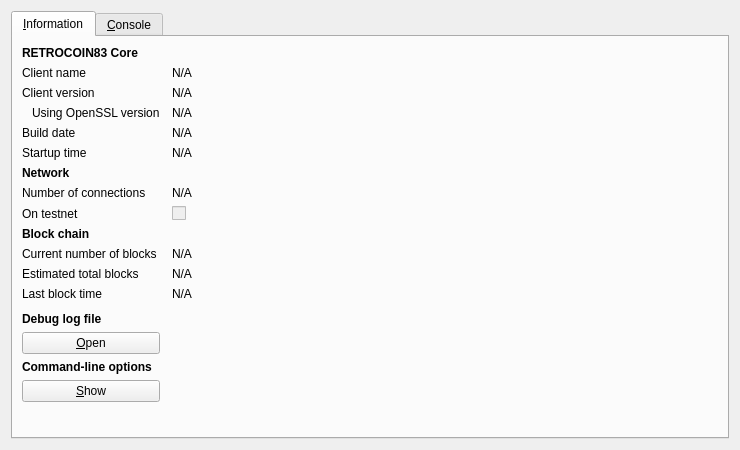
<?xml version="1.0" encoding="UTF-8"?>
<ui version="4.0">
 <class>RPCConsole</class>
 <widget class="QDialog" name="RPCConsole">
  <property name="geometry">
   <rect>
    <x>0</x>
    <y>0</y>
    <width>740</width>
    <height>450</height>
   </rect>
  </property>
  <property name="windowTitle">
   <string>RETROCOIN83 - Debug window</string>
  </property>
  <layout class="QVBoxLayout" name="verticalLayout_2">
   <item>
    <widget class="QTabWidget" name="tabWidget">
     <property name="currentIndex">
      <number>0</number>
     </property>
     <widget class="QWidget" name="tab_info">
      <attribute name="title">
       <string>&amp;Information</string>
      </attribute>
      <layout class="QGridLayout" name="gridLayout" columnstretch="0,1">
       <property name="horizontalSpacing">
        <number>12</number>
       </property>
       <item row="0" column="0">
        <widget class="QLabel" name="label_9">
         <property name="font">
          <font>
           <weight>75</weight>
           <bold>true</bold>
          </font>
         </property>
         <property name="text">
          <string>RETROCOIN83 Core</string>
         </property>
        </widget>
       </item>
       <item row="1" column="0">
        <widget class="QLabel" name="label_5">
         <property name="text">
          <string>Client name</string>
         </property>
        </widget>
       </item>
       <item row="1" column="1">
        <widget class="QLabel" name="clientName">
         <property name="cursor">
          <cursorShape>IBeamCursor</cursorShape>
         </property>
         <property name="text">
          <string>N/A</string>
         </property>
         <property name="textFormat">
          <enum>Qt::PlainText</enum>
         </property>
         <property name="textInteractionFlags">
          <set>Qt::LinksAccessibleByMouse|Qt::TextSelectableByKeyboard|Qt::TextSelectableByMouse</set>
         </property>
        </widget>
       </item>
       <item row="2" column="0">
        <widget class="QLabel" name="label_6">
         <property name="text">
          <string>Client version</string>
         </property>
        </widget>
       </item>
       <item row="2" column="1">
        <widget class="QLabel" name="clientVersion">
         <property name="cursor">
          <cursorShape>IBeamCursor</cursorShape>
         </property>
         <property name="text">
          <string>N/A</string>
         </property>
         <property name="textFormat">
          <enum>Qt::PlainText</enum>
         </property>
         <property name="textInteractionFlags">
          <set>Qt::LinksAccessibleByMouse|Qt::TextSelectableByKeyboard|Qt::TextSelectableByMouse</set>
         </property>
        </widget>
       </item>
       <item row="3" column="0">
        <widget class="QLabel" name="label_14">
         <property name="text">
          <string>Using OpenSSL version</string>
         </property>
         <property name="indent">
          <number>10</number>
         </property>
        </widget>
       </item>
       <item row="3" column="1">
        <widget class="QLabel" name="openSSLVersion">
         <property name="cursor">
          <cursorShape>IBeamCursor</cursorShape>
         </property>
         <property name="text">
          <string>N/A</string>
         </property>
         <property name="textFormat">
          <enum>Qt::PlainText</enum>
         </property>
         <property name="textInteractionFlags">
          <set>Qt::LinksAccessibleByMouse|Qt::TextSelectableByKeyboard|Qt::TextSelectableByMouse</set>
         </property>
        </widget>
       </item>
       <item row="4" column="0">
        <widget class="QLabel" name="label_12">
         <property name="text">
          <string>Build date</string>
         </property>
        </widget>
       </item>
       <item row="4" column="1">
        <widget class="QLabel" name="buildDate">
         <property name="cursor">
          <cursorShape>IBeamCursor</cursorShape>
         </property>
         <property name="text">
          <string>N/A</string>
         </property>
         <property name="textFormat">
          <enum>Qt::PlainText</enum>
         </property>
         <property name="textInteractionFlags">
          <set>Qt::LinksAccessibleByMouse|Qt::TextSelectableByKeyboard|Qt::TextSelectableByMouse</set>
         </property>
        </widget>
       </item>
       <item row="5" column="0">
        <widget class="QLabel" name="label_13">
         <property name="text">
          <string>Startup time</string>
         </property>
        </widget>
       </item>
       <item row="5" column="1">
        <widget class="QLabel" name="startupTime">
         <property name="cursor">
          <cursorShape>IBeamCursor</cursorShape>
         </property>
         <property name="text">
          <string>N/A</string>
         </property>
         <property name="textFormat">
          <enum>Qt::PlainText</enum>
         </property>
         <property name="textInteractionFlags">
          <set>Qt::LinksAccessibleByMouse|Qt::TextSelectableByKeyboard|Qt::TextSelectableByMouse</set>
         </property>
        </widget>
       </item>
       <item row="6" column="0">
        <widget class="QLabel" name="label_11">
         <property name="font">
          <font>
           <weight>75</weight>
           <bold>true</bold>
          </font>
         </property>
         <property name="text">
          <string>Network</string>
         </property>
        </widget>
       </item>
       <item row="7" column="0">
        <widget class="QLabel" name="label_7">
         <property name="text">
          <string>Number of connections</string>
         </property>
        </widget>
       </item>
       <item row="7" column="1">
        <widget class="QLabel" name="numberOfConnections">
         <property name="cursor">
          <cursorShape>IBeamCursor</cursorShape>
         </property>
         <property name="text">
          <string>N/A</string>
         </property>
         <property name="textFormat">
          <enum>Qt::PlainText</enum>
         </property>
         <property name="textInteractionFlags">
          <set>Qt::LinksAccessibleByMouse|Qt::TextSelectableByKeyboard|Qt::TextSelectableByMouse</set>
         </property>
        </widget>
       </item>
       <item row="8" column="0">
        <widget class="QLabel" name="label_8">
         <property name="text">
          <string>On testnet</string>
         </property>
        </widget>
       </item>
       <item row="8" column="1">
        <widget class="QCheckBox" name="isTestNet">
         <property name="enabled">
          <bool>false</bool>
         </property>
         <property name="text">
          <string/>
         </property>
        </widget>
       </item>
       <item row="9" column="0">
        <widget class="QLabel" name="label_10">
         <property name="font">
          <font>
           <weight>75</weight>
           <bold>true</bold>
          </font>
         </property>
         <property name="text">
          <string>Block chain</string>
         </property>
        </widget>
       </item>
       <item row="10" column="0">
        <widget class="QLabel" name="label_3">
         <property name="text">
          <string>Current number of blocks</string>
         </property>
        </widget>
       </item>
       <item row="10" column="1">
        <widget class="QLabel" name="numberOfBlocks">
         <property name="cursor">
          <cursorShape>IBeamCursor</cursorShape>
         </property>
         <property name="text">
          <string>N/A</string>
         </property>
         <property name="textFormat">
          <enum>Qt::PlainText</enum>
         </property>
         <property name="textInteractionFlags">
          <set>Qt::LinksAccessibleByMouse|Qt::TextSelectableByKeyboard|Qt::TextSelectableByMouse</set>
         </property>
        </widget>
       </item>
       <item row="11" column="0">
        <widget class="QLabel" name="label_4">
         <property name="text">
          <string>Estimated total blocks</string>
         </property>
        </widget>
       </item>
       <item row="11" column="1">
        <widget class="QLabel" name="totalBlocks">
         <property name="cursor">
          <cursorShape>IBeamCursor</cursorShape>
         </property>
         <property name="text">
          <string>N/A</string>
         </property>
         <property name="textFormat">
          <enum>Qt::PlainText</enum>
         </property>
         <property name="textInteractionFlags">
          <set>Qt::LinksAccessibleByMouse|Qt::TextSelectableByKeyboard|Qt::TextSelectableByMouse</set>
         </property>
        </widget>
       </item>
       <item row="12" column="0">
        <widget class="QLabel" name="label_2">
         <property name="text">
          <string>Last block time</string>
         </property>
        </widget>
       </item>
       <item row="12" column="1">
        <widget class="QLabel" name="lastBlockTime">
         <property name="cursor">
          <cursorShape>IBeamCursor</cursorShape>
         </property>
         <property name="text">
          <string>N/A</string>
         </property>
         <property name="textFormat">
          <enum>Qt::PlainText</enum>
         </property>
         <property name="textInteractionFlags">
          <set>Qt::LinksAccessibleByMouse|Qt::TextSelectableByKeyboard|Qt::TextSelectableByMouse</set>
         </property>
        </widget>
       </item>
       <item row="13" column="0">
        <spacer name="verticalSpacer_2">
         <property name="orientation">
          <enum>Qt::Vertical</enum>
         </property>
         <property name="sizeHint" stdset="0">
          <size>
           <width>20</width>
           <height>20</height>
          </size>
         </property>
        </spacer>
       </item>
       <item row="14" column="0">
        <widget class="QLabel" name="labelDebugLogfile">
         <property name="font">
          <font>
           <weight>75</weight>
           <bold>true</bold>
          </font>
         </property>
         <property name="text">
          <string>Debug log file</string>
         </property>
        </widget>
       </item>
       <item row="15" column="0">
        <widget class="QPushButton" name="openDebugLogfileButton">
         <property name="toolTip">
          <string>Open the RETROCOIN83 debug log file from the current data directory. This can take a few seconds for large log files.</string>
         </property>
         <property name="text">
          <string>&amp;Open</string>
         </property>
         <property name="autoDefault">
          <bool>false</bool>
         </property>
        </widget>
       </item>
       <item row="16" column="0">
        <widget class="QLabel" name="labelCLOptions">
         <property name="font">
          <font>
           <weight>75</weight>
           <bold>true</bold>
          </font>
         </property>
         <property name="text">
          <string>Command-line options</string>
         </property>
        </widget>
       </item>
       <item row="17" column="0">
        <widget class="QPushButton" name="showCLOptionsButton">
         <property name="toolTip">
          <string>Show the RETROCOIN83-Qt help message to get a list with possible RETROCOIN83 command-line options.</string>
         </property>
         <property name="text">
          <string>&amp;Show</string>
         </property>
         <property name="autoDefault">
          <bool>false</bool>
         </property>
        </widget>
       </item>
       <item row="18" column="0">
        <spacer name="verticalSpacer">
         <property name="orientation">
          <enum>Qt::Vertical</enum>
         </property>
         <property name="sizeHint" stdset="0">
          <size>
           <width>20</width>
           <height>40</height>
          </size>
         </property>
        </spacer>
       </item>
      </layout>
     </widget>
     <widget class="QWidget" name="tab_console">
      <attribute name="title">
       <string>&amp;Console</string>
      </attribute>
      <layout class="QVBoxLayout" name="verticalLayout_3">
       <property name="spacing">
        <number>3</number>
       </property>
       <item>
        <widget class="QTextEdit" name="messagesWidget">
         <property name="minimumSize">
          <size>
           <width>0</width>
           <height>100</height>
          </size>
         </property>
         <property name="readOnly">
          <bool>true</bool>
         </property>
         <property name="tabKeyNavigation" stdset="0">
          <bool>false</bool>
         </property>
         <property name="columnCount" stdset="0">
          <number>2</number>
         </property>
        </widget>
       </item>
       <item>
        <layout class="QHBoxLayout" name="horizontalLayout">
         <property name="spacing">
          <number>3</number>
         </property>
         <item>
          <widget class="QLabel" name="label">
           <property name="text">
            <string notr="true">&gt;</string>
           </property>
          </widget>
         </item>
         <item>
          <widget class="QLineEdit" name="lineEdit"/>
         </item>
         <item>
          <widget class="QPushButton" name="clearButton">
           <property name="maximumSize">
            <size>
             <width>24</width>
             <height>24</height>
            </size>
           </property>
           <property name="toolTip">
            <string>Clear console</string>
           </property>
           <property name="text">
            <string/>
           </property>
           <property name="icon">
            <iconset resource="../bitcoin.qrc">
             <normaloff>:/icons/remove</normaloff>:/icons/remove</iconset>
           </property>
           <property name="shortcut">
            <string notr="true">Ctrl+L</string>
           </property>
           <property name="autoDefault">
            <bool>false</bool>
           </property>
          </widget>
         </item>
        </layout>
       </item>
      </layout>
     </widget>
    </widget>
   </item>
  </layout>
 </widget>
 <resources>
  <include location="../bitcoin.qrc"/>
 </resources>
 <connections/>
</ui>
